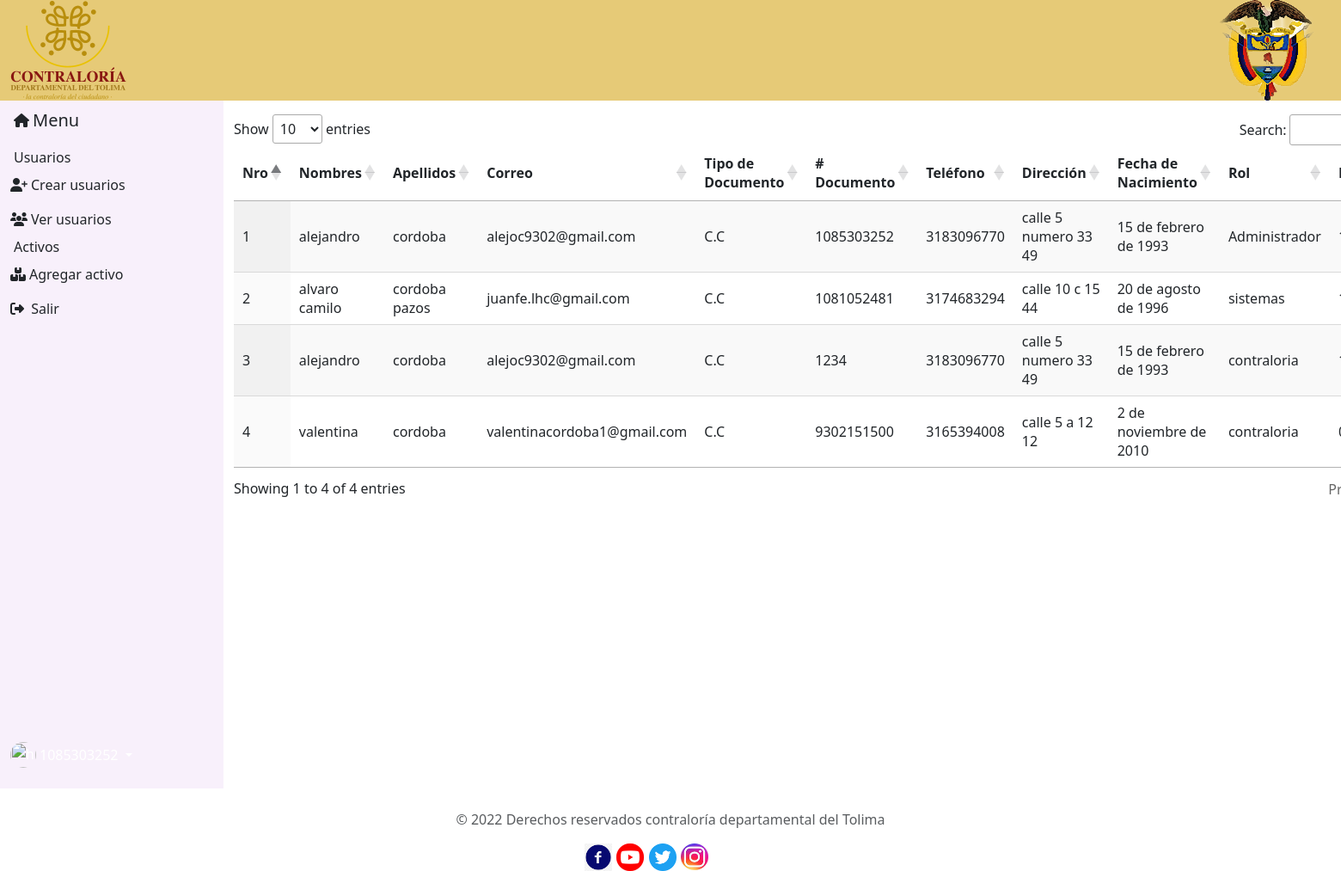
Page /usuarios/usuarios/ (signed in) on the earlier database version.
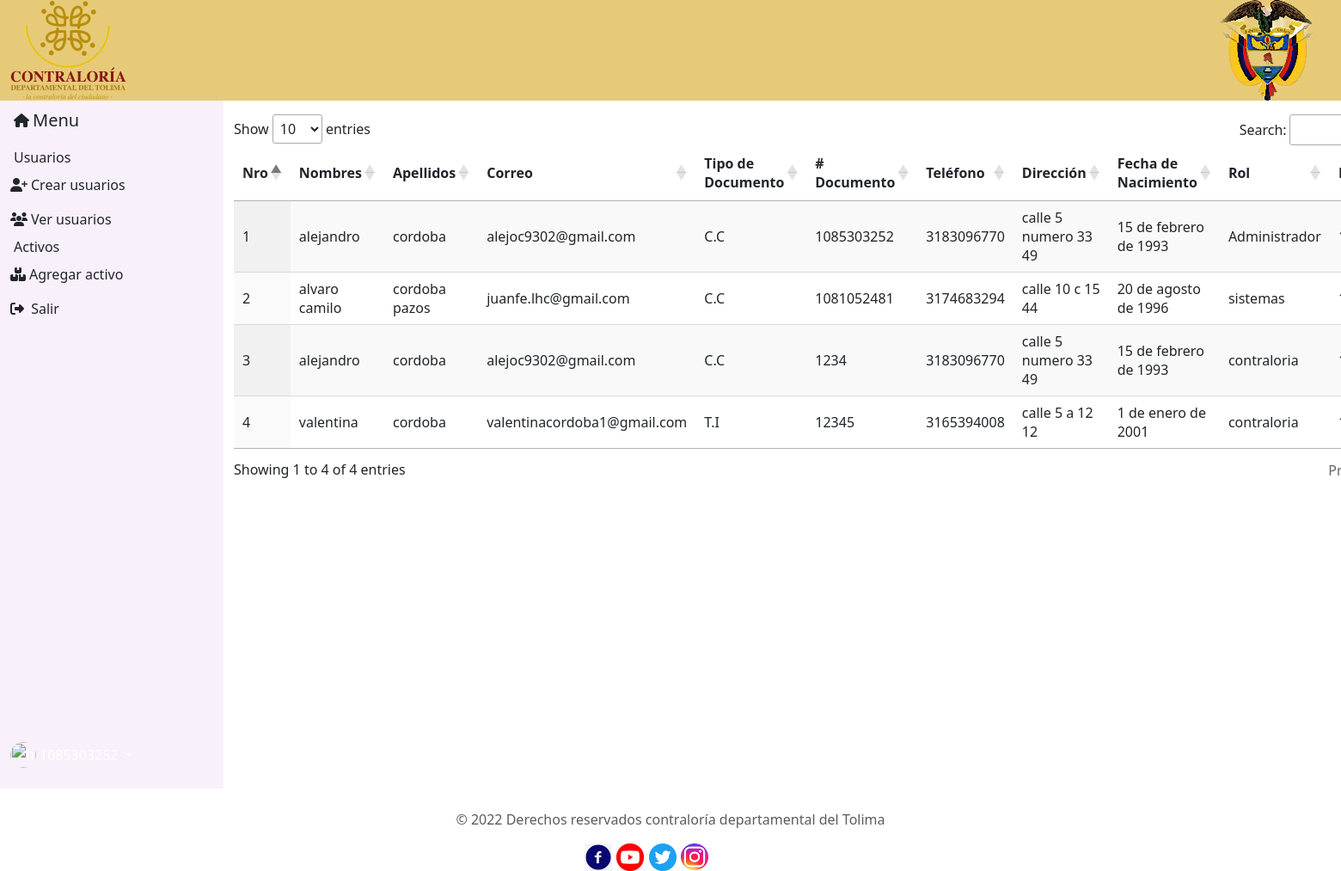
Same page on the later database version.
### usuarios/models.py (models this page shows, shortened)
class Usuario(models.Model):
    nombres=models.CharField(max_length=60, verbose_name="Nombres")
    apellidos=models.CharField(max_length=60, verbose_name="Apellidos")
    email= models.EmailField(max_length=150, verbose_name='Correo')
    class TipoDocumento(models.TextChoices):
        CC='C.C', _('Cédula de Ciudadanía')
        CE='C.E', _('Cédula de Extranjería')
        TI='T.I', _('Tarjeta de Identidad')
        OT='Otro', _('Otro Tipo de Documento')
    tipoDocumento=models.CharField(max_length=4, choices=TipoDocumento.choices, default=TipoDocumento.CC, verbose_name="Tipo de Documento")
    documento=models.CharField(max_length=50, unique=True, verbose_name="Número de Documento")
    telefono=models.CharField(max_length=20, verbose_name="Teléfono")
    direccion=models.CharField(max_length=70, verbose_name="Dirección")
    fecha_nacimiento=models.DateField(verbose_name="Fecha de Nacimiento", help_text=u"MM/DD/AAAA")
    class Rol(models.TextChoices):
        Administrador='Administrador', _('Administrador')
        sistemas='sistemas', _('usuario sistemas')
        contraloria='contraloria', _('usuario contraloria')
    rol=models.CharField(max_length=25, choices=Rol.choices, default=Rol.sistemas, verbose_name="Rol")
    class Estado(models.TextChoices):
        ACTIVO='1', _('Activo')
        INACTIVO='0', _('Inactivo')
    estado=models.CharField(max_length=1, choices=Estado.choices, default=Estado.ACTIVO, verbose_name="Estado")
    user=models.ForeignKey(User, on_delete= models.CASCADE)

### usuarios/views.py (the view)
# urls.py: path('usuarios/',include('usuarios.urls')),
@login_required(login_url='inicio')
def usuarios(request):
    titulo="Usuarios"
    usuarios= Usuario.objects.all()
    context={
        'titulo':titulo,
        'usuarios':usuarios
    }
    return render(request,'usuarios/usuarios.html',context)

### base/templates/usuarios/usuarios.html (shortened to what this page needs)
{% extends 'partials/body.html' %}
{% block content %}
<link rel="stylesheet" href="https://cdn.datatables.net/1.12.1/css/jquery.dataTables.min.css">
<table id="usuarios" class="display" style="width:100%">
    <thead>
      <tr>
        <th scope=col>Nro</th>
        <th scope="col">Nombres</th>
        <th scope="col">Apellidos</th>
        <th hscope="col">Correo </th>
        <th scope="col">Tipo de Documento</th>
        <th scope="col"># Documento</th>
        <th scope="col">Teléfono</th>
        <th scope="col">Dirección</th>
        <th scope="col">Fecha de Nacimiento</th>
        <th scope="col">Rol</th>
        <th scope="col">Estado</th>
      </tr>
    </thead>
    <tbody>
      {% for usuario in usuarios %}
      <tr>
        {% if usuario.estado != '3' %}
        <td>{{usuario.id}}</td>
        <td >{{usuario.nombres}}</td>
        <td>{{usuario.apellidos}}</td>
        <td>{{usuario.email}}</td>
        <td>{{usuario.tipoDocumento}}</td>
        <td>{{usuario.documento}}</td>
        <td>{{usuario.telefono}}</td>
        <td>{{usuario.direccion}}</td>
        <td>{{usuario.fecha_nacimiento}}</td>
        <td>{{usuario.rol}}</td>
        <td>{{usuario.estado}}</td>
      {% endif %}
    </tr>
    {% endfor %}
  </tbody>
</table>
{% endblock content %}

Differences in the rows shown:
changed Usuario "valentina": tipoDocumento "C.C" → "T.I"; documento "9302151500" → "12345"; fecha_nacimiento "2 de noviembre de 2010" → "1 de enero de 2001"
